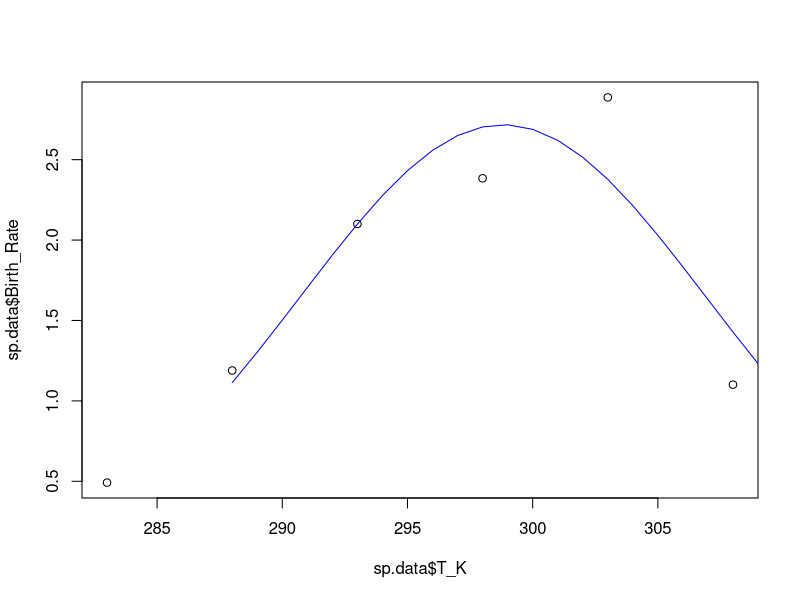
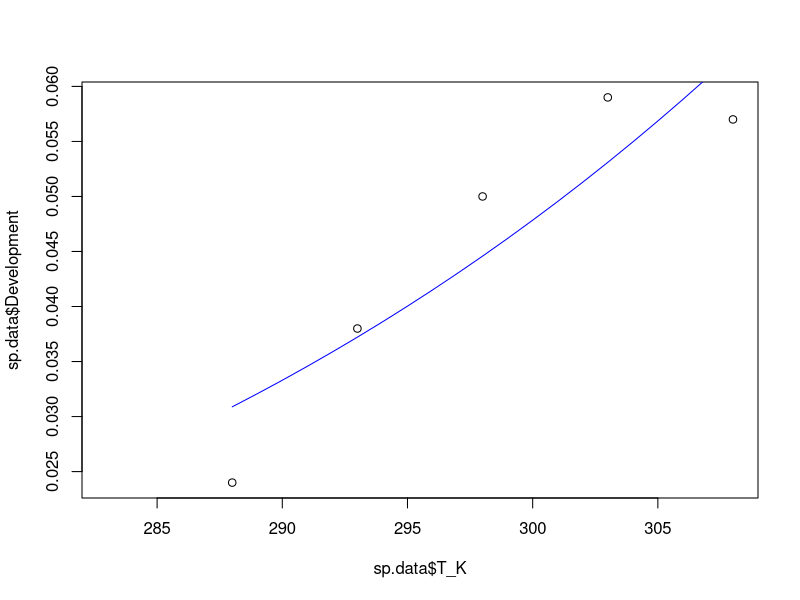

The R script that drew these images, in order: (Note: this script raises an error after producing the figures.)
###################################################################
#### This R script fits functions to temperature response data ####
###################################################################


# Load packages and set working directory
library(tidyr)
library(ggplot2)
library(dplyr)
library(tidyverse)
setwd(dirname(rstudioapi::getActiveDocumentContext()$path))

# Read data
data <- as.data.frame(read_csv("Temperature response data.csv"))

# Select an insect by removing # in front of name and placing # in front of other species
#sp.data <- subset(data, Species == "Clavigralla shadabi")
#sp.data <- subset(data, Species == "Clavigralla tomentosicollis Benin")
#sp.data <- subset(data, Species == "Clavigralla tomentosicollis Nigeria")
#sp.data <- subset(data, Species == "Clavigralla tomentosicollis Burkina Faso")
sp.data <- subset(data, Species == "Apolygus lucorum")

# Remove columns that do not contain temperature data
sp.data <- sp.data[-c(1:8,12,14,16,18,20,21,23,24,26,27,29,31,32,34,35)]


# Set some option for nls and plots
Tmin <- 288
Tmax <- 318
TR <- 293 #298



################################ FECUNDITY #####################################
# NLS
fec <- nls(Birth_Rate ~ bTopt*exp(-((T_K-Toptb)^2)/(2*sb^2)), data=sp.data,
           start=list(bTopt=5, Toptb=TR+2, sb=3))
summary(fec)
# Plot model fits
plot(sp.data$T_K, sp.data$Birth_Rate)
points(seq(Tmin,Tmax,1),coef(fec)[1]*exp(-((seq(Tmin,Tmax,1)-coef(fec)[2])^2)/(2*coef(fec)[3]^2)), type="l", col="blue")



############################### DEVELOPMENT ####################################
# NLS (monotonic response)
dev.mon <- nls(Development ~ xTR*T_K/TR*exp(A*(1/TR-1/T_K)), data=sp.data,
               start=list(xTR=0.01, A=5000))
summary(dev.mon)
# Plot model fits
plot(sp.data$T_K, sp.data$Development)
points(seq(Tmin,Tmax,1), coef(dev.mon)[1]*(seq(Tmin,Tmax,1)/TR)*exp(coef(dev.mon)[2]*(1/TR-1/seq(Tmin,Tmax,1))), type="l", col="blue")


# NLS for development (Sharpe-Schoolfield response)
# estimate all parameters
dev <- nls(Development ~ xTR*(T_K/TR)*exp(A*(1/TR-1/T_K))/(1+exp(AL*(1/TL-1/T_K))+exp(AH*(1/TH-1/T_K))),
              data=sp.data, start=list(xTR=0.01, A=5000, AL=-150000, AH=200000, TL=290, TH=310))
summary(dev)
# Plot model fits
plot(sp.data$T_K, sp.data$Development)
points(seq(Tmin,Tmax,1), coef(dev)[1]*(seq(Tmin,Tmax,1)/TR)*exp(coef(dev)[2]*(1/TR-1/seq(Tmin,Tmax,1)))/
         (1+(exp(coef(dev)[3]*(1/coef(dev)[5]-1/seq(Tmin,Tmax,1)))+exp(coef(dev)[4]*(1/coef(dev)[6]-1/seq(Tmin,Tmax,1))))), type="l", col="blue")

# estimate xTR and A
# NOTE: removed data beyond max development
dev.mon <- nls(Development ~ xTR*T_K/TR*exp(A*(1/TR-1/T_K)), data=sp.data[-c(nrow(sp.data)-1,nrow(sp.data)),],
               start=list(xTR=0.1, A=1000))
summary(dev.mon)
# Plot model fits
plot(sp.data$T_K, sp.data$Development)
points(seq(Tmin,Tmax,1), coef(dev.mon)[1]*(seq(Tmin,Tmax,1)/TR)*exp(coef(dev.mon)[2]*(1/TR-1/seq(Tmin,Tmax,1))), type="l", col="blue")

# estimate AL, AH, TL, and TH
# NOTE: if needed, set AH based on NLS below and run code iteratively until AL and AH do not appreciably change)
dev.SS <- nls(Development ~ coef(dev.mon)[1]*(T_K/TR)*exp(coef(dev.mon)[2]*(1/TR-1/T_K))/(1+exp(AL*(1/TL-1/T_K))+exp(AH*(1/TH-1/T_K))),
              data=sp.data, start=list(AL=-150000, AH=150000, TL=290, TH=310))
summary(dev.SS)
# Plot model fits
plot(sp.data$T_K, sp.data$Development)
points(seq(Tmin,Tmax,1), coef(dev.mon)[1]*(seq(Tmin,Tmax,1)/TR)*exp(coef(dev.mon)[2]*(1/TR-1/seq(Tmin,Tmax,1)))/
         (1+(exp(coef(dev.SS)[1]*(1/coef(dev.SS)[3]-1/seq(Tmin,Tmax,1)))+exp(coef(dev.SS)[2]*(1/coef(dev.SS)[4]-1/seq(Tmin,Tmax,1))))), type="l", col="blue")

# estimate AL and AH separately from TL and TH if needed
kTL <- 290
kTH <- 310
dev.A <- nls(Development ~ coef(dev.mon)[1]*(T_K/TR)*exp(coef(dev.mon)[2]*(1/TR-1/T_K))/(1+exp(AL*(1/kTL-1/T_K))+exp(AH*(1/kTH-1/T_K))),
              data=sp.data, start=list(AL=-50000, AH=200000))
summary(dev.A)
dev.T <- nls(Development ~ coef(dev.mon)[1]*(T_K/TR)*exp(coef(dev.mon)[2]*(1/TR-1/T_K))/(1+exp(coef(dev.A)[1]*(1/TL-1/T_K))+exp(coef(dev.A)[2]*(1/TH-1/T_K))),
             data=sp.data, start=list(TL=295, TH=314))
summary(dev.T)
# Plot model fits
plot(sp.data$T_K, sp.data$Development)
points(seq(Tmin,Tmax,1), coef(dev.mon)[1]*(seq(Tmin,Tmax,1)/TR)*exp(coef(dev.mon)[2]*(1/TR-1/seq(Tmin,Tmax,1)))/
         (1+(exp(coef(dev.A)[1]*(1/coef(dev.T)[1]-1/seq(Tmin,Tmax,1)))+exp(coef(dev.A)[2]*(1/coef(dev.T)[2]-1/seq(Tmin,Tmax,1))))), type="l", col="blue")



################################ MORTALITY #####################################
# Mortality estimated using fit at reference temperature
# NLS for juvenile mortality
mort.J <- nls(Juv_Mortality ~ xTR*exp(A*(1/TR-1/T_K)), data=sp.data,
              start=list(xTR=0.01, A=10000))
summary(mort.J)
# Plot model fits
plot(sp.data$T_K, sp.data$Juv_Mortality)
points(seq(Tmin,Tmax,1), coef(mort.J)[1]*exp(coef(mort.J)[2]*(1/TR-1/seq(Tmin,Tmax,1))), type="l", col="blue")


# NLS for adult mortality
mort.A <- nls(Adult_Mortality ~ xTR*exp(A*(1/TR-1/T_K)), data=sp.data,
              start=list(xTR=0.01, A=1000))
summary(mort.A)
# Plot model fits
plot(sp.data$T_K, sp.data$Adult_Mortality)
points(seq(Tmin,Tmax,1), coef(mort.A)[1]*exp(coef(mort.A)[2]*(1/TR-1/seq(Tmin,Tmax,1))), type="l", col="blue")


# Mortality estimated using data at reference temperature
dJTR <- sp.data[sp.data$T_K==TR,"Juv_Mortality"]
dATR <- sp.data[sp.data$T_K==TR,"Adult_Mortality"]

# NLS for juvenile mortality
mort.J <- nls(Juv_Mortality ~ dJTR*exp(A*(1/TR-1/T_K)), data=sp.data,
              start=list(A=1000))
summary(mort.J)
# Plot model fits
plot(sp.data$T_K, sp.data$Juv_Mortality)
points(seq(Tmin,Tmax,1), dJTR*exp(coef(mort.J)[1]*(1/TR-1/seq(Tmin,Tmax,1))), type="l", col="blue")


# NLS for adult mortality
mort.A <- nls(Adult_Mortality ~ dATR*exp(A*(1/TR-1/T_K)), data=sp.data,
              start=list(A=1000))
summary(mort.A)
# Plot model fits
plot(sp.data$T_K, sp.data$Adult_Mortality)
points(seq(Tmin,Tmax,1), dATR*exp(coef(mort.A)[1]*(1/TR-1/seq(Tmin,Tmax,1))), type="l", col="blue")
